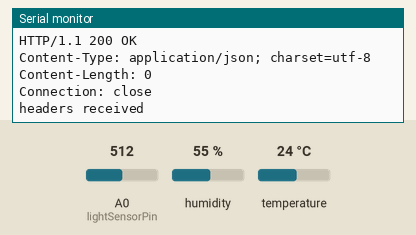
Simulated run of this sketch. Board: ESP8266 (NodeMCU). Parts: the last lines printed to the serial monitor. The inputs (shaded band) are chosen by the test bench; at power-on: temperature 24 °C, A0 (lightSensorPin) = 512, humidity 55 %. WiFi joins after 1.5 s; servers stay silent unless stated; uploads are accepted with an empty reply.

Above: at 2.9 s.
3.0 s: temperature set to 12 °C
At 3.24 s:
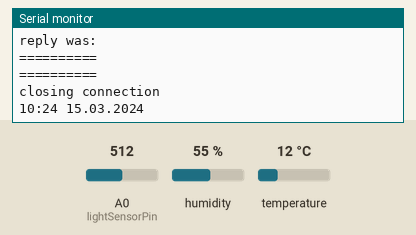
4.8 s: A0 (lightSensorPin) set to 716
At 4.8 s:
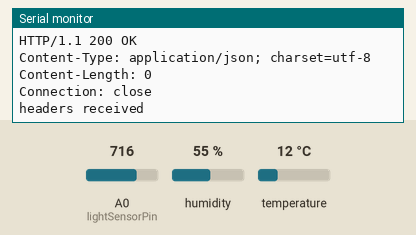
6.6 s: temperature set to 19 °C
At 7.09 s:
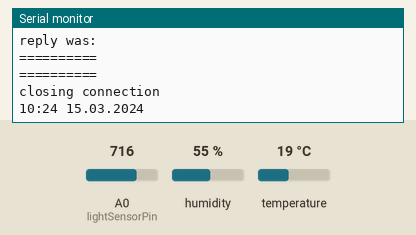
8.4 s: A0 (lightSensorPin) set to 900
At 9.3 s:
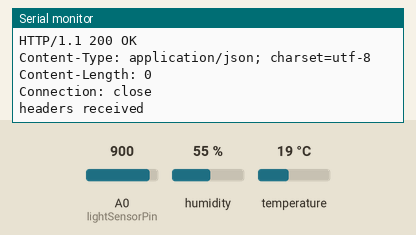
Timing chart, 0 to 11.2 s (numbered marks = the images above; inputs shaded):
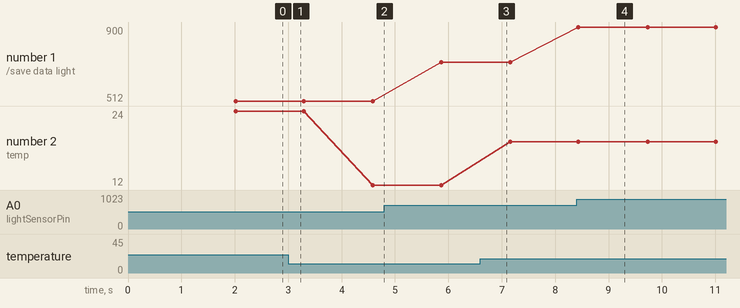

Measured:
- after the input at 8.4 s, the serial monitor: prints a new line at once (image 4)
- plotted number 1: 512 → 716 after the input at 4.8 s, 716 → 900 after the input at 8.4 s
- plotted number 2: 24 → 12 after the input at 3.0 s, 12 → 19 after the input at 6.6 s

The sketch:

MASTER_WIFI.ino
```cpp
/*--------TIME LIBS ----------*/
#include <TimeLib.h>
#include <ESP8266WiFi.h>
#include <WiFiUdp.h>

/*-------- SENSOR LIBS ----------*/
#include <WiFiClientSecure.h>
#include <DHT.h>
#define DHTTYPE DHT11
#define DHTPIN 0
#define lightSensorPin A0

const char ssid[] = "TLU";  //  your network SSID (name)
const char pass[] = "";       // your network password
const char* host = "still-forest-62261.herokuapp.com";
const int httpsPort = 443;

String data = "";
int lightSensorValue = 0;
int temp_f = 0;
int light = 0;
int temp = 0;
int bulb = 0;

// Use web browser to view and copy
// SHA1 fingerprint of the certificate
const char* fingerprint = "CF 05 98 89 CA FF 8E D8 5E 5C E0 C2 E4 F7 E6 C3 C7 50 DD 5C";

DHT dht(DHTPIN, DHTTYPE);
WiFiClientSecure client;

// NTP Servers:
static const char ntpServerName[] = "us.pool.ntp.org";
const int timeZone = 0;


WiFiUDP Udp;
unsigned int localPort = 8888;  // local port to listen for UDP packets

time_t getNtpTime();
void sendNTPpacket(IPAddress &address);

void setup()
{
  Serial.begin(115200);
  while (!Serial) ; // Needed for Leonardo only
  delay(250);
  Serial.println("TimeNTP Example");
  Serial.print("Connecting to ");
  Serial.println(ssid);
  WiFi.begin(ssid, pass);

  while (WiFi.status() != WL_CONNECTED) {
    delay(500);
    Serial.print(".");
  }

  Serial.print("IP number assigned by DHCP is ");
  Serial.println(WiFi.localIP());
  Serial.println("Starting UDP");
  Udp.begin(localPort);
  Serial.print("Local port: ");
  Serial.println(Udp.localPort());
  Serial.println("waiting for sync");
  setSyncProvider(getNtpTime);
  setSyncInterval(300);
}

void loop() {

  if (!client.connect(host, httpsPort)) {
    Serial.println("connection failed");
    return;
  }

  if (client.verify(fingerprint, host)) {
    Serial.println("certificate matches");
  } else {
    Serial.println("certificate doesn't match");
  }

  temp_f = dht.readTemperature();
  lightSensorValue = analogRead(A0);

  String url = "https://still-forest-62261.herokuapp.com/save_data?light=";
  url += lightSensorValue;
  url += "&temp=";
  url += temp_f;
  Serial.print("requesting URL: ");
  Serial.println(url);

  client.print(String("GET ") + url + " HTTP/1.1\r\n" +
               "Host: " + host + "\r\n" +
               "User-Agent: BuildFailureDetectorESP8266\r\n" +
               "Connection: close\r\n\r\n");

  Serial.println("request sent");
  while (client.connected()) {
    String line = client.readStringUntil('\n');
    Serial.println(line);
    if (line == "\r") {
      Serial.println("headers received");
      break;
    }
  }
  String line = client.readStringUntil('\n');

  light = (int) line[line.indexOf('ä') + 1];
  temp = (int) line[line.indexOf('ä') + 2];
  bulb = (int) line[line.indexOf('ä') + 3];

  if (line.startsWith("{\"state\":\"success\"")) {
    Serial.println("esp8266/Arduino CI successfull!");
  } else {
    Serial.println("esp8266/Arduino CI has failed");
  }
  Serial.println("reply was:");
  Serial.println("==========");
  Serial.println(line);
  Serial.println("==========");
  Serial.println("closing connection");

  if (light == '0') {
    digitalWrite(4, LOW);
  } else {
    digitalWrite(4, HIGH);
  } if (temp == '0') {
    digitalWrite(16, LOW);
  } else {
    digitalWrite(16, HIGH);
  } if (bulb == '0') {
    digitalWrite(5, LOW);
  } else {
    digitalWrite(5, HIGH);
  }

  Serial.println(get_timestring());
  line = "";
}


/*-------- Timestring ----------*/
String get_timestring() {
  String time_string;
  time_string += String(get_right_format(hour()));
  time_string += String(':');
  time_string += String(get_right_format(minute()));
  time_string += String(' ');
  time_string += String(get_right_format(day()));
  time_string += String('.');
  time_string += String(get_right_format(month()));
  time_string += String('.');
  time_string += String(year());
  return time_string;
}

String get_right_format(int digit){
  if(digit < 10){
    String new_digit = '0' + (String) digit;
    return new_digit;
  } else {
    return (String) digit;
  }
}

/*-------- NTP code ----------*/
/*-------- DO NOT TOUCH ----------*/
const int NTP_PACKET_SIZE = 48; // NTP time is in the first 48 bytes of message
byte packetBuffer[NTP_PACKET_SIZE]; //buffer to hold incoming & outgoing packets

time_t getNtpTime()
{
  IPAddress ntpServerIP; // NTP server's ip address

  while (Udp.parsePacket() > 0) ; // discard any previously received packets
  Serial.println("Transmit NTP Request");
  // get a random server from the pool
  WiFi.hostByName(ntpServerName, ntpServerIP);
  Serial.print(ntpServerName);
  Serial.print(": ");
  Serial.println(ntpServerIP);
  sendNTPpacket(ntpServerIP);
  uint32_t beginWait = millis();
  while (millis() - beginWait < 1500) {
    int size = Udp.parsePacket();
    if (size >= NTP_PACKET_SIZE) {
      Serial.println("Receive NTP Response");
      Udp.read(packetBuffer, NTP_PACKET_SIZE);  // read packet into the buffer
      unsigned long secsSince1900;
      // convert four bytes starting at location 40 to a long integer
      secsSince1900 =  (unsigned long)packetBuffer[40] << 24;
      secsSince1900 |= (unsigned long)packetBuffer[41] << 16;
      secsSince1900 |= (unsigned long)packetBuffer[42] << 8;
      secsSince1900 |= (unsigned long)packetBuffer[43];
      return secsSince1900 - 2208988800UL + timeZone * SECS_PER_HOUR;
    }
  }
  Serial.println("No NTP Response :-(");
  return 0; // return 0 if unable to get the time
}

// send an NTP request to the time server at the given address
void sendNTPpacket(IPAddress &address)
{
  // set all bytes in the buffer to 0
  memset(packetBuffer, 0, NTP_PACKET_SIZE);
  // Initialize values needed to form NTP request
  // (see URL above for details on the packets)
  packetBuffer[0] = 0b11100011;   // LI, Version, Mode
  packetBuffer[1] = 0;     // Stratum, or type of clock
  packetBuffer[2] = 6;     // Polling Interval
  packetBuffer[3] = 0xEC;  // Peer Clock Precision
  // 8 bytes of zero for Root Delay & Root Dispersion
  packetBuffer[12] = 49;
  packetBuffer[13] = 0x4E;
  packetBuffer[14] = 49;
  packetBuffer[15] = 52;
  // all NTP fields have been given values, now
  // you can send a packet requesting a timestamp:
  Udp.beginPacket(address, 123); //NTP requests are to port 123
  Udp.write(packetBuffer, NTP_PACKET_SIZE);
  Udp.endPacket();
}
```
